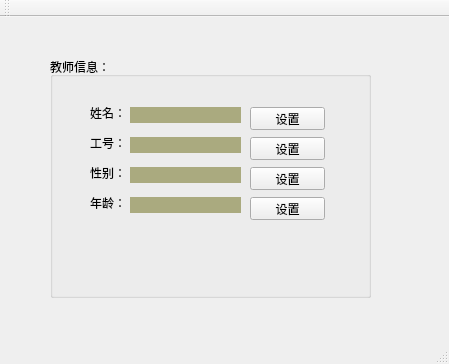
<?xml version="1.0" encoding="UTF-8"?>
<ui version="4.0">
 <class>TeacherWindow</class>
 <widget class="QMainWindow" name="TeacherWindow">
  <property name="geometry">
   <rect>
    <x>0</x>
    <y>0</y>
    <width>449</width>
    <height>364</height>
   </rect>
  </property>
  <property name="windowTitle">
   <string>TeacherWindow</string>
  </property>
  <widget class="QWidget" name="centralWidget">
   <widget class="QGroupBox" name="groupBox">
    <property name="geometry">
     <rect>
      <x>50</x>
      <y>40</y>
      <width>321</width>
      <height>241</height>
     </rect>
    </property>
    <property name="title">
     <string>教师信息：</string>
    </property>
    <widget class="QLabel" name="label">
     <property name="geometry">
      <rect>
       <x>40</x>
       <y>50</y>
       <width>54</width>
       <height>12</height>
      </rect>
     </property>
     <property name="text">
      <string>姓名：</string>
     </property>
    </widget>
    <widget class="QLabel" name="label_2">
     <property name="geometry">
      <rect>
       <x>40</x>
       <y>80</y>
       <width>54</width>
       <height>12</height>
      </rect>
     </property>
     <property name="text">
      <string>工号：</string>
     </property>
    </widget>
    <widget class="QLabel" name="label_3">
     <property name="geometry">
      <rect>
       <x>40</x>
       <y>110</y>
       <width>54</width>
       <height>12</height>
      </rect>
     </property>
     <property name="text">
      <string>性别：</string>
     </property>
    </widget>
    <widget class="QLabel" name="label_4">
     <property name="geometry">
      <rect>
       <x>40</x>
       <y>140</y>
       <width>54</width>
       <height>12</height>
      </rect>
     </property>
     <property name="text">
      <string>年龄：</string>
     </property>
    </widget>
    <widget class="QLabel" name="nameLabel">
     <property name="geometry">
      <rect>
       <x>80</x>
       <y>50</y>
       <width>111</width>
       <height>16</height>
      </rect>
     </property>
     <property name="styleSheet">
      <string notr="true">background-color: rgb(170, 170, 127);</string>
     </property>
     <property name="text">
      <string/>
     </property>
    </widget>
    <widget class="QLabel" name="noLabel">
     <property name="geometry">
      <rect>
       <x>80</x>
       <y>80</y>
       <width>111</width>
       <height>16</height>
      </rect>
     </property>
     <property name="styleSheet">
      <string notr="true">background-color: rgb(170, 170, 127);</string>
     </property>
     <property name="text">
      <string/>
     </property>
    </widget>
    <widget class="QLabel" name="sexLabel">
     <property name="geometry">
      <rect>
       <x>80</x>
       <y>110</y>
       <width>111</width>
       <height>16</height>
      </rect>
     </property>
     <property name="styleSheet">
      <string notr="true">background-color: rgb(170, 170, 127);</string>
     </property>
     <property name="text">
      <string/>
     </property>
     <property name="alignment">
      <set>Qt::AlignLeading|Qt::AlignLeft|Qt::AlignVCenter</set>
     </property>
    </widget>
    <widget class="QLabel" name="ageLabel">
     <property name="geometry">
      <rect>
       <x>80</x>
       <y>140</y>
       <width>111</width>
       <height>16</height>
      </rect>
     </property>
     <property name="styleSheet">
      <string notr="true">background-color: rgb(170, 170, 127);</string>
     </property>
     <property name="text">
      <string/>
     </property>
    </widget>
    <widget class="QPushButton" name="pushButton">
     <property name="geometry">
      <rect>
       <x>200</x>
       <y>50</y>
       <width>75</width>
       <height>23</height>
      </rect>
     </property>
     <property name="text">
      <string>设置</string>
     </property>
    </widget>
    <widget class="QPushButton" name="pushButton_2">
     <property name="geometry">
      <rect>
       <x>200</x>
       <y>80</y>
       <width>75</width>
       <height>23</height>
      </rect>
     </property>
     <property name="text">
      <string>设置</string>
     </property>
    </widget>
    <widget class="QPushButton" name="pushButton_3">
     <property name="geometry">
      <rect>
       <x>200</x>
       <y>110</y>
       <width>75</width>
       <height>23</height>
      </rect>
     </property>
     <property name="text">
      <string>设置</string>
     </property>
    </widget>
    <widget class="QPushButton" name="pushButton_4">
     <property name="geometry">
      <rect>
       <x>200</x>
       <y>140</y>
       <width>75</width>
       <height>23</height>
      </rect>
     </property>
     <property name="text">
      <string>设置</string>
     </property>
    </widget>
   </widget>
  </widget>
  <widget class="QMenuBar" name="menuBar">
   <property name="geometry">
    <rect>
     <x>0</x>
     <y>0</y>
     <width>449</width>
     <height>26</height>
    </rect>
   </property>
  </widget>
  <widget class="QToolBar" name="mainToolBar">
   <attribute name="toolBarArea">
    <enum>TopToolBarArea</enum>
   </attribute>
   <attribute name="toolBarBreak">
    <bool>false</bool>
   </attribute>
  </widget>
  <widget class="QStatusBar" name="statusBar"/>
 </widget>
 <layoutdefault spacing="6" margin="11"/>
 <resources/>
 <connections/>
</ui>
